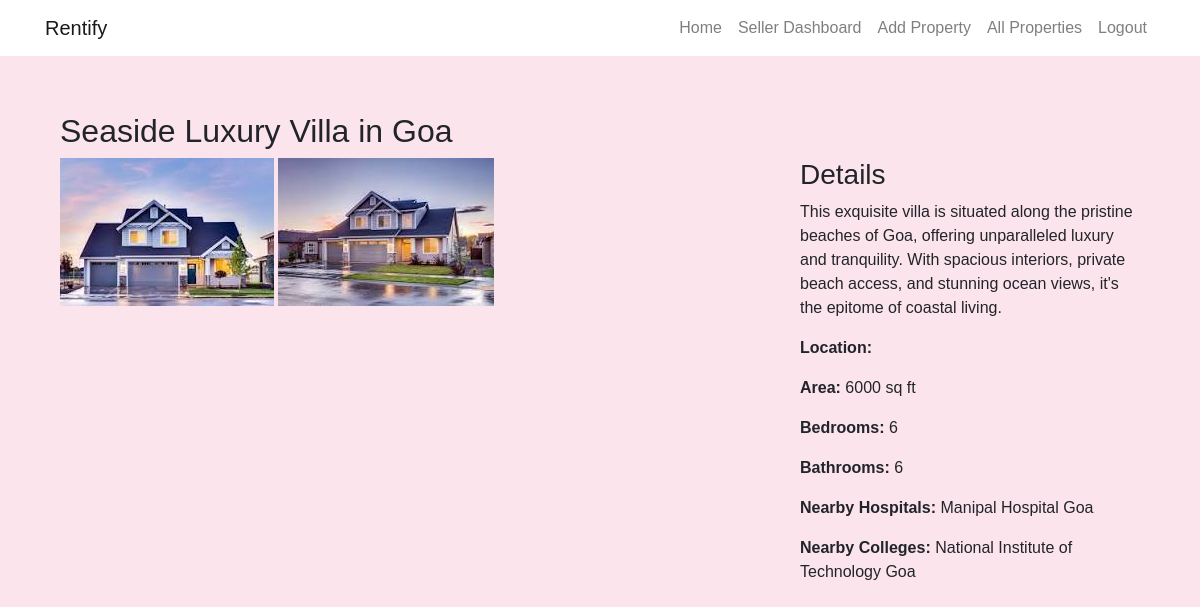
Page /property/1/ (signed in) on the committed database.
### rentals/models.py (models this page shows, shortened)
class Property(models.Model):
    owner = models.ForeignKey(User, on_delete=models.CASCADE)
    title = models.CharField(max_length=255)
    description = models.TextField()
    country = models.CharField(max_length=100,default="Your Default Country")
    state = models.CharField(max_length=100,default="Your Default State")
    district = models.CharField(max_length=100,default="Your Default District")
    pincode = models.CharField(max_length=10,default="Your Default Pincode")
    city = models.CharField(max_length=255,default="Your Default City")
    area = models.CharField(max_length=255,default="Your Default Area")
    bedrooms = models.IntegerField()
    bathrooms = models.IntegerField()
    nearby_hospitals = models.TextField()
    nearby_colleges = models.TextField()
    created_at = models.DateTimeField(auto_now_add=True)
    updated_at = models.DateTimeField(auto_now=True)
    price = models.FloatField(default=0)

class PropertyPhoto(models.Model):
    property = models.ForeignKey(Property, on_delete=models.CASCADE, related_name='photos')
    photo = models.ImageField(upload_to='property_photos/')
    uploaded_at = models.DateTimeField(auto_now_add=True)

### rentals/views.py (the view)
# urls.py: path('property/<int:property_id>/', views.property_detail, name='property_detail'),
@login_required
def property_detail(request, property_id):
    property = get_object_or_404(Property, id=property_id)
    return render(request, 'buyer/property_detail.html', {'property': property})

### templates/buyer/property_detail.html (shortened to what this page needs)
{% extends 'navbar.html'%} {% block body %}
<div class="container my-2 py-2">
  <h2>{{ property.title }}</h2>
  <div class="row">
    <div class="col-md-8">
      {% for photo in property.photos.all %}
      <img
        src="{{ photo.photo.url }}"
        class="img-fluid"
        alt="{{ property.title }}"
      />
      {% endfor %}
    </div>
    <div class="col-md-4">
      <h3>Details</h3>
      <p>{{ property.description }}</p>
      <p><strong>Location:</strong> {{ property.location }}</p>
      <p><strong>Area:</strong> {{ property.area }} sq ft</p>
      <p><strong>Bedrooms:</strong> {{ property.bedrooms }}</p>
      <p><strong>Bathrooms:</strong> {{ property.bathrooms }}</p>
      <p><strong>Nearby Hospitals:</strong> {{ property.nearby_hospitals }}</p>
      <p><strong>Nearby Colleges:</strong> {{ property.nearby_colleges }}</p>
    </div>
  </div>
</div>
{% endblock %}

### templates/navbar.html (style rules this page uses)
body { background-color: #fce4ec; font-family: Arial, sans-serif; }

### rows in the picture
Property: title "Seaside Luxury Villa in Goa", description "This exquisite villa is situated along the pristine beaches of Goa, offering unparalleled luxury and tranquility. With spacious interiors, private beach access, and stunning ocean views, it's the epitome of coastal living.", area "6000", bedrooms "6", bathrooms "6", nearby_hospitals "Manipal Hospital Goa", nearby_colleges "National Institute of Technology Goa"
PropertyPhoto: photo (picture)
PropertyPhoto: photo (picture)
